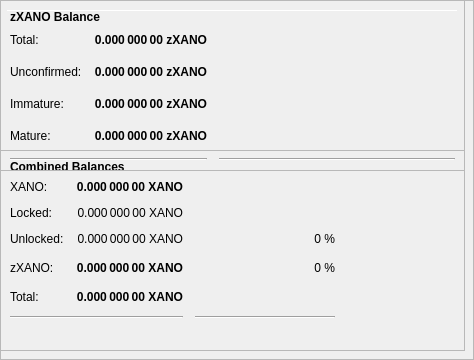
        <widget class="QFrame" name="frameObfuscation">
         <property name="minimumSize">
          <size>
           <width>0</width>
           <height>350</height>
          </size>
         </property>
         <property name="layoutDirection">
          <enum>Qt::LeftToRight</enum>
         </property>
         <property name="frameShape">
          <enum>QFrame::StyledPanel</enum>
         </property>
         <property name="frameShadow">
          <enum>QFrame::Raised</enum>
         </property>
         <widget class="QPushButton" name="runAutoDenom">
          <property name="geometry">
           <rect>
            <x>251</x>
            <y>17</y>
            <width>1</width>
            <height>1</height>
           </rect>
          </property>
          <property name="palette">
           <palette>
            <active>
             <colorrole role="WindowText">
              <brush brushstyle="SolidPattern">
               <color alpha="255">
                <red>0</red>
                <green>0</green>
                <blue>0</blue>
               </color>
              </brush>
             </colorrole>
             <colorrole role="Button">
              <brush brushstyle="SolidPattern">
               <color alpha="255">
                <red>239</red>
                <green>238</green>
                <blue>238</blue>
               </color>
              </brush>
             </colorrole>
             <colorrole role="Light">
              <brush brushstyle="SolidPattern">
               <color alpha="255">
                <red>255</red>
                <green>255</green>
                <blue>255</blue>
               </color>
              </brush>
             </colorrole>
             <colorrole role="Midlight">
              <brush brushstyle="SolidPattern">
               <color alpha="255">
                <red>247</red>
                <green>246</green>
                <blue>246</blue>
               </color>
              </brush>
             </colorrole>
             <colorrole role="Dark">
              <brush brushstyle="SolidPattern">
               <color alpha="255">
                <red>119</red>
                <green>119</green>
                <blue>119</blue>
               </color>
              </brush>
             </colorrole>
             <colorrole role="Mid">
              <brush brushstyle="SolidPattern">
               <color alpha="255">
                <red>159</red>
                <green>159</green>
                <blue>159</blue>
               </color>
              </brush>
             </colorrole>
             <colorrole role="Text">
              <brush brushstyle="SolidPattern">
               <color alpha="255">
                <red>0</red>
                <green>0</green>
                <blue>0</blue>
               </color>
              </brush>
             </colorrole>
             <colorrole role="BrightText">
              <brush brushstyle="SolidPattern">
               <color alpha="255">
                <red>255</red>
                <green>255</green>
                <blue>255</blue>
               </color>
              </brush>
             </colorrole>
             <colorrole role="ButtonText">
              <brush brushstyle="SolidPattern">
               <color alpha="255">
                <red>0</red>
                <green>0</green>
                <blue>0</blue>
               </color>
              </brush>
             </colorrole>
             <colorrole role="Base">
              <brush brushstyle="SolidPattern">
               <color alpha="255">
                <red>255</red>
                <green>255</green>
                <blue>255</blue>
               </color>
              </brush>
             </colorrole>
             <colorrole role="Window">
              <brush brushstyle="SolidPattern">
               <color alpha="255">
                <red>239</red>
                <green>238</green>
                <blue>238</blue>
               </color>
              </brush>
             </colorrole>
             <colorrole role="Shadow">
              <brush brushstyle="SolidPattern">
               <color alpha="255">
                <red>0</red>
                <green>0</green>
                <blue>0</blue>
               </color>
              </brush>
             </colorrole>
             <colorrole role="AlternateBase">
              <brush brushstyle="SolidPattern">
               <color alpha="255">
                <red>247</red>
                <green>246</green>
                <blue>246</blue>
               </color>
              </brush>
             </colorrole>
             <colorrole role="ToolTipBase">
              <brush brushstyle="SolidPattern">
               <color alpha="255">
                <red>255</red>
                <green>255</green>
                <blue>220</blue>
               </color>
              </brush>
             </colorrole>
             <colorrole role="ToolTipText">
              <brush brushstyle="SolidPattern">
               <color alpha="255">
                <red>0</red>
                <green>0</green>
                <blue>0</blue>
               </color>
              </brush>
             </colorrole>
            </active>
            <inactive>
             <colorrole role="WindowText">
              <brush brushstyle="SolidPattern">
               <color alpha="255">
                <red>0</red>
                <green>0</green>
                <blue>0</blue>
               </color>
              </brush>
             </colorrole>
             <colorrole role="Button">
              <brush brushstyle="SolidPattern">
               <color alpha="255">
                <red>239</red>
                <green>238</green>
                <blue>238</blue>
               </color>
              </brush>
             </colorrole>
             <colorrole role="Light">
              <brush brushstyle="SolidPattern">
               <color alpha="255">
                <red>255</red>
                <green>255</green>
                <blue>255</blue>
               </color>
              </brush>
             </colorrole>
             <colorrole role="Midlight">
              <brush brushstyle="SolidPattern">
               <color alpha="255">
                <red>247</red>
                <green>246</green>
                <blue>246</blue>
               </color>
              </brush>
             </colorrole>
             <colorrole role="Dark">
              <brush brushstyle="SolidPattern">
               <color alpha="255">
                <red>119</red>
                <green>119</green>
                <blue>119</blue>
               </color>
              </brush>
             </colorrole>
             <colorrole role="Mid">
              <brush brushstyle="SolidPattern">
               <color alpha="255">
                <red>159</red>
                <green>159</green>
                <blue>159</blue>
               </color>
              </brush>
             </colorrole>
             <colorrole role="Text">
              <brush brushstyle="SolidPattern">
               <color alpha="255">
                <red>0</red>
                <green>0</green>
                <blue>0</blue>
               </color>
              </brush>
             </colorrole>
             <colorrole role="BrightText">
              <brush brushstyle="SolidPattern">
               <color alpha="255">
                <red>255</red>
                <green>255</green>
                <blue>255</blue>
               </color>
              </brush>
             </colorrole>
             <colorrole role="ButtonText">
              <brush brushstyle="SolidPattern">
               <color alpha="255">
                <red>0</red>
                <green>0</green>
                <blue>0</blue>
               </color>
              </brush>
             </colorrole>
             <colorrole role="Base">
              <brush brushstyle="SolidPattern">
               <color alpha="255">
                <red>255</red>
                <green>255</green>
                <blue>255</blue>
               </color>
              </brush>
             </colorrole>
             <colorrole role="Window">
              <brush brushstyle="SolidPattern">
               <color alpha="255">
                <red>239</red>
                <green>238</green>
                <blue>238</blue>
               </color>
              </brush>
             </colorrole>
             <colorrole role="Shadow">
              <brush brushstyle="SolidPattern">
               <color alpha="255">
                <red>0</red>
                <green>0</green>
                <blue>0</blue>
               </color>
              </brush>
             </colorrole>
             <colorrole role="AlternateBase">
              <brush brushstyle="SolidPattern">
               <color alpha="255">
                <red>247</red>
                <green>246</green>
                <blue>246</blue>
               </color>
              </brush>
             </colorrole>
             <colorrole role="ToolTipBase">
              <brush brushstyle="SolidPattern">
               <color alpha="255">
                <red>255</red>
                <green>255</green>
                <blue>220</blue>
               </color>
              </brush>
             </colorrole>
             <colorrole role="ToolTipText">
              <brush brushstyle="SolidPattern">
               <color alpha="255">
                <red>0</red>
                <green>0</green>
                <blue>0</blue>
               </color>
              </brush>
             </colorrole>
            </inactive>
            <disabled>
             <colorrole role="WindowText">
              <brush brushstyle="SolidPattern">
               <color alpha="255">
                <red>119</red>
                <green>119</green>
                <blue>119</blue>
               </color>
              </brush>
             </colorrole>
             <colorrole role="Button">
              <brush brushstyle="SolidPattern">
               <color alpha="255">
                <red>239</red>
                <green>238</green>
                <blue>238</blue>
               </color>
              </brush>
             </colorrole>
             <colorrole role="Light">
              <brush brushstyle="SolidPattern">
               <color alpha="255">
                <red>255</red>
                <green>255</green>
                <blue>255</blue>
               </color>
              </brush>
             </colorrole>
             <colorrole role="Midlight">
              <brush brushstyle="SolidPattern">
               <color alpha="255">
                <red>247</red>
                <green>246</green>
                <blue>246</blue>
               </color>
              </brush>
             </colorrole>
             <colorrole role="Dark">
              <brush brushstyle="SolidPattern">
               <color alpha="255">
                <red>119</red>
                <green>119</green>
                <blue>119</blue>
               </color>
              </brush>
             </colorrole>
             <colorrole role="Mid">
              <brush brushstyle="SolidPattern">
               <color alpha="255">
                <red>159</red>
                <green>159</green>
                <blue>159</blue>
               </color>
              </brush>
             </colorrole>
             <colorrole role="Text">
              <brush brushstyle="SolidPattern">
               <color alpha="255">
                <red>119</red>
                <green>119</green>
                <blue>119</blue>
               </color>
              </brush>
             </colorrole>
             <colorrole role="BrightText">
              <brush brushstyle="SolidPattern">
               <color alpha="255">
                <red>255</red>
                <green>255</green>
                <blue>255</blue>
               </color>
              </brush>
             </colorrole>
             <colorrole role="ButtonText">
              <brush brushstyle="SolidPattern">
               <color alpha="255">
                <red>119</red>
                <green>119</green>
                <blue>119</blue>
               </color>
              </brush>
             </colorrole>
             <colorrole role="Base">
              <brush brushstyle="SolidPattern">
               <color alpha="255">
                <red>239</red>
                <green>238</green>
                <blue>238</blue>
               </color>
              </brush>
             </colorrole>
             <colorrole role="Window">
              <brush brushstyle="SolidPattern">
               <color alpha="255">
                <red>239</red>
                <green>238</green>
                <blue>238</blue>
               </color>
              </brush>
             </colorrole>
             <colorrole role="Shadow">
              <brush brushstyle="SolidPattern">
               <color alpha="255">
                <red>0</red>
                <green>0</green>
                <blue>0</blue>
               </color>
              </brush>
             </colorrole>
             <colorrole role="AlternateBase">
              <brush brushstyle="SolidPattern">
               <color alpha="255">
                <red>239</red>
                <green>238</green>
                <blue>238</blue>
               </color>
              </brush>
             </colorrole>
             <colorrole role="ToolTipBase">
              <brush brushstyle="SolidPattern">
               <color alpha="255">
                <red>255</red>
                <green>255</green>
                <blue>220</blue>
               </color>
              </brush>
             </colorrole>
             <colorrole role="ToolTipText">
              <brush brushstyle="SolidPattern">
               <color alpha="255">
                <red>0</red>
                <green>0</green>
                <blue>0</blue>
               </color>
              </brush>
             </colorrole>
            </disabled>
           </palette>
          </property>
          <property name="focusPolicy">
           <enum>Qt::NoFocus</enum>
          </property>
          <property name="autoFillBackground">
           <bool>true</bool>
          </property>
          <property name="text">
           <string/>
          </property>
          <property name="flat">
           <bool>true</bool>
          </property>
         </widget>
         <widget class="Line" name="line">
          <property name="geometry">
           <rect>
            <x>7</x>
            <y>10</y>
            <width>451</width>
            <height>1</height>
           </rect>
          </property>
          <property name="orientation">
           <enum>Qt::Horizontal</enum>
          </property>
         </widget>
         <widget class="QFrame" name="frame_3">
          <property name="geometry">
           <rect>
            <x>0</x>
            <y>150</y>
            <width>465</width>
            <height>201</height>
           </rect>
          </property>
          <property name="frameShape">
           <enum>QFrame::StyledPanel</enum>
          </property>
          <property name="frameShadow">
           <enum>QFrame::Raised</enum>
          </property>
          <layout class="QVBoxLayout" name="verticalLayout_5">
           <item>
            <layout class="QHBoxLayout" name="horizontalLayout_5" stretch="0">
             <item>
              <widget class="QLabel" name="label_5z">
               <property name="maximumSize">
                <size>
                 <width>16777215</width>
                 <height>20</height>
                </size>
               </property>
               <property name="font">
                <font>
                 <weight>75</weight>
                 <bold>true</bold>
                </font>
               </property>
               <property name="toolTip">
                <string>Combined Balances (including unconfirmed and immature coins)</string>
               </property>
               <property name="text">
                <string>&lt;html&gt;&lt;head/&gt;&lt;body&gt;&lt;p&gt;Combined Balances&lt;/p&gt;&lt;/body&gt;&lt;/html&gt;</string>
               </property>
              </widget>
             </item>
            </layout>
           </item>
           <item>
            <layout class="QGridLayout" name="gridLayout_3">
             <property name="spacing">
              <number>12</number>
             </property>
             <item row="7" column="0" colspan="2">
              <widget class="Line" name="lineSpendableBalance_3">
               <property name="orientation">
                <enum>Qt::Horizontal</enum>
               </property>
              </widget>
             </item>
             <item row="7" column="2">
              <widget class="Line" name="lineWatchBalance_3">
               <property name="sizePolicy">
                <sizepolicy hsizetype="Preferred" vsizetype="Fixed">
                 <horstretch>0</horstretch>
                 <verstretch>0</verstretch>
                </sizepolicy>
               </property>
               <property name="minimumSize">
                <size>
                 <width>140</width>
                 <height>0</height>
                </size>
               </property>
               <property name="orientation">
                <enum>Qt::Horizontal</enum>
               </property>
              </widget>
             </item>
             <item row="4" column="1">
              <widget class="QLabel" name="labelzBalancez">
               <property name="font">
                <font>
                 <weight>75</weight>
                 <bold>true</bold>
                </font>
               </property>
               <property name="cursor">
                <cursorShape>IBeamCursor</cursorShape>
               </property>
               <property name="toolTip">
                <string>Total of transactions that have yet to be confirmed, and do not yet count toward the spendable balance</string>
               </property>
               <property name="text">
                <string notr="true">0.000 000 00 XANO</string>
               </property>
               <property name="alignment">
                <set>Qt::AlignRight|Qt::AlignTrailing|Qt::AlignVCenter</set>
               </property>
               <property name="textInteractionFlags">
                <set>Qt::LinksAccessibleByMouse|Qt::TextSelectableByKeyboard|Qt::TextSelectableByMouse</set>
               </property>
              </widget>
             </item>
             <item row="6" column="1">
              <widget class="QLabel" name="labelTotalz">
               <property name="font">
                <font>
                 <weight>75</weight>
                 <bold>true</bold>
                </font>
               </property>
               <property name="cursor">
                <cursorShape>IBeamCursor</cursorShape>
               </property>
               <property name="toolTip">
                <string>Total Balance, including unconfirmed and immature coins.</string>
               </property>
               <property name="text">
                <string notr="true">0.000 000 00 XANO</string>
               </property>
               <property name="alignment">
                <set>Qt::AlignRight|Qt::AlignTrailing|Qt::AlignVCenter</set>
               </property>
               <property name="textInteractionFlags">
                <set>Qt::LinksAccessibleByMouse|Qt::TextSelectableByKeyboard|Qt::TextSelectableByMouse</set>
               </property>
              </widget>
             </item>
             <item row="4" column="3">
              <spacer name="horizontalSpacer_6">
               <property name="orientation">
                <enum>Qt::Horizontal</enum>
               </property>
               <property name="sizeHint" stdset="0">
                <size>
                 <width>40</width>
                 <height>20</height>
                </size>
               </property>
              </spacer>
             </item>
             <item row="6" column="0">
              <widget class="QLabel" name="labelTotalTextz">
               <property name="text">
                <string>Total:</string>
               </property>
              </widget>
             </item>
             <item row="1" column="0">
              <widget class="QLabel" name="labelBalanceTextz">
               <property name="text">
                <string>XANO:</string>
               </property>
              </widget>
             </item>
             <item row="1" column="1">
              <widget class="QLabel" name="labelBalancez">
               <property name="font">
                <font>
                 <weight>75</weight>
                 <bold>true</bold>
                </font>
               </property>
               <property name="cursor">
                <cursorShape>IBeamCursor</cursorShape>
               </property>
               <property name="toolTip">
                <string>Your current spendable balance</string>
               </property>
               <property name="text">
                <string notr="true">0.000 000 00 XANO</string>
               </property>
               <property name="alignment">
                <set>Qt::AlignRight|Qt::AlignTrailing|Qt::AlignVCenter</set>
               </property>
               <property name="textInteractionFlags">
                <set>Qt::LinksAccessibleByMouse|Qt::TextSelectableByKeyboard|Qt::TextSelectableByMouse</set>
               </property>
              </widget>
             </item>
             <item row="4" column="0">
              <widget class="QLabel" name="labelzBalanceTextz">
               <property name="toolTip">
                <string/>
               </property>
               <property name="text">
                <string>zXANO:</string>
               </property>
              </widget>
             </item>
             <item row="4" column="2">
              <widget class="QLabel" name="labelzXANOPercent">
               <property name="toolTip">
                <string>Current percentage of zXANO.
If AutoMint is enabled this percentage will settle around the configured AutoMint percentage (default = 10%)</string>
               </property>
               <property name="text">
                <string>0 %</string>
               </property>
               <property name="alignment">
                <set>Qt::AlignRight|Qt::AlignTrailing|Qt::AlignVCenter</set>
               </property>
              </widget>
             </item>
             <item row="6" column="2">
              <widget class="QLabel" name="label100Percent">
               <property name="text">
                <string/>
               </property>
               <property name="alignment">
                <set>Qt::AlignRight|Qt::AlignTrailing|Qt::AlignVCenter</set>
               </property>
              </widget>
             </item>
             <item row="2" column="1">
              <widget class="QLabel" name="labelLockedBalance">
               <property name="toolTip">
                <string>Locked XANO or Masternode collaterals. These are excluded from zXANO minting.</string>
               </property>
               <property name="text">
                <string>0.000 000 00 XANO</string>
               </property>
               <property name="alignment">
                <set>Qt::AlignRight|Qt::AlignTrailing|Qt::AlignVCenter</set>
               </property>
              </widget>
             </item>
             <item row="2" column="0">
              <widget class="QLabel" name="labelLockedBalanceText">
               <property name="toolTip">
                <string>Locked XANO or Masternode collaterals. These are excluded from zXANO minting.</string>
               </property>
               <property name="text">
                <string>Locked:</string>
               </property>
              </widget>
             </item>
             <item row="3" column="0">
              <widget class="QLabel" name="labelUnLockedBalanceText">
               <property name="toolTip">
                <string>Unlocked XANOs. These can be used for zXANO minting.</string>
               </property>
               <property name="text">
                <string>Unlocked:</string>
               </property>
              </widget>
             </item>
             <item row="3" column="1">
              <widget class="QLabel" name="labelUnLockedBalance">
               <property name="toolTip">
                <string>Unlocked XANOs. These can be used for zXANO minting.</string>
               </property>
               <property name="text">
                <string>0.000 000 00 XANO</string>
               </property>
               <property name="alignment">
                <set>Qt::AlignRight|Qt::AlignTrailing|Qt::AlignVCenter</set>
               </property>
              </widget>
             </item>
             <item row="3" column="2">
              <widget class="QLabel" name="labelXANOPercent">
               <property name="text">
                <string>0 %</string>
               </property>
               <property name="alignment">
                <set>Qt::AlignRight|Qt::AlignTrailing|Qt::AlignVCenter</set>
               </property>
              </widget>
             </item>
            </layout>
           </item>
           <item>
            <spacer name="verticalSpacer">
             <property name="orientation">
              <enum>Qt::Vertical</enum>
             </property>
             <property name="sizeHint" stdset="0">
              <size>
               <width>20</width>
               <height>40</height>
              </size>
             </property>
            </spacer>
           </item>
          </layout>
         </widget>
         <widget class="QFrame" name="frame_4">
          <property name="geometry">
           <rect>
            <x>0</x>
            <y>0</y>
            <width>465</width>
            <height>171</height>
           </rect>
          </property>
          <property name="frameShape">
           <enum>QFrame::StyledPanel</enum>
          </property>
          <property name="frameShadow">
           <enum>QFrame::Raised</enum>
          </property>
          <layout class="QVBoxLayout" name="verticalLayout_7">
           <item>
            <layout class="QHBoxLayout" name="horizontalLayout_8" stretch="0">
             <item>
              <widget class="QLabel" name="label_5z_3">
               <property name="maximumSize">
                <size>
                 <width>16777215</width>
                 <height>20</height>
                </size>
               </property>
               <property name="font">
                <font>
                 <weight>75</weight>
                 <bold>true</bold>
                </font>
               </property>
               <property name="text">
                <string>zXANO Balance</string>
               </property>
              </widget>
             </item>
            </layout>
           </item>
           <item>
            <layout class="QGridLayout" name="gridLayout_5">
             <property name="spacing">
              <number>12</number>
             </property>
             <item row="4" column="0">
              <widget class="QLabel" name="labelzBalanceMatureText">
               <property name="toolTip">
                <string>Mature: more than 20 confirmation and more than 1 mints of the same denomination after it was minted.
These zXANO are spendable.</string>
               </property>
               <property name="text">
                <string>Mature:</string>
               </property>
              </widget>
             </item>
             <item row="5" column="0" colspan="2">
              <widget class="Line" name="lineSpendableBalance_5">
               <property name="orientation">
                <enum>Qt::Horizontal</enum>
               </property>
              </widget>
             </item>
             <item row="1" column="1">
              <widget class="QLabel" name="labelzBalance">
               <property name="font">
                <font>
                 <weight>75</weight>
                 <bold>true</bold>
                </font>
               </property>
               <property name="cursor">
                <cursorShape>IBeamCursor</cursorShape>
               </property>
               <property name="toolTip">
                <string>All available zXANO, unconfirmed and immature zXANO included.</string>
               </property>
               <property name="text">
                <string notr="true">0.000 000 00 zXANO</string>
               </property>
               <property name="alignment">
                <set>Qt::AlignRight|Qt::AlignTrailing|Qt::AlignVCenter</set>
               </property>
               <property name="textInteractionFlags">
                <set>Qt::LinksAccessibleByMouse|Qt::TextSelectableByKeyboard|Qt::TextSelectableByMouse</set>
               </property>
              </widget>
             </item>
             <item row="5" column="2">
              <widget class="Line" name="lineWatchBalance_5">
               <property name="sizePolicy">
                <sizepolicy hsizetype="Preferred" vsizetype="Fixed">
                 <horstretch>0</horstretch>
                 <verstretch>0</verstretch>
                </sizepolicy>
               </property>
               <property name="minimumSize">
                <size>
                 <width>140</width>
                 <height>0</height>
                </size>
               </property>
               <property name="orientation">
                <enum>Qt::Horizontal</enum>
               </property>
              </widget>
             </item>
             <item row="1" column="0">
              <widget class="QLabel" name="labelzBalanceText">
               <property name="toolTip">
                <string>All available zXANO, unconfirmed and immature zXANO included.</string>
               </property>
               <property name="text">
                <string>Total:</string>
               </property>
              </widget>
             </item>
             <item row="1" column="2">
              <spacer name="horizontalSpacer_8">
               <property name="orientation">
                <enum>Qt::Horizontal</enum>
               </property>
               <property name="sizeHint" stdset="0">
                <size>
                 <width>40</width>
                 <height>20</height>
                </size>
               </property>
              </spacer>
             </item>
             <item row="4" column="2">
              <spacer name="horizontalSpacer_4">
               <property name="orientation">
                <enum>Qt::Horizontal</enum>
               </property>
               <property name="sizeHint" stdset="0">
                <size>
                 <width>40</width>
                 <height>20</height>
                </size>
               </property>
              </spacer>
             </item>
             <item row="4" column="1">
              <widget class="QLabel" name="labelzBalanceMature">
               <property name="font">
                <font>
                 <weight>75</weight>
                 <bold>true</bold>
                </font>
               </property>
               <property name="toolTip">
                <string>Mature: more than 20 confirmation and more than 1 mints of the same denomination after it was minted.
These zXANO are spendable.</string>
               </property>
               <property name="text">
                <string>0.000 000 00 zXANO</string>
               </property>
               <property name="alignment">
                <set>Qt::AlignRight|Qt::AlignTrailing|Qt::AlignVCenter</set>
               </property>
              </widget>
             </item>
             <item row="2" column="0">
              <widget class="QLabel" name="labelzBalanceUnconfirmedText">
               <property name="toolTip">
                <string>Unconfirmed: less than 20 confirmations
Immature: confirmed, but less than 1 mints of the same denomination after it was minted</string>
               </property>
               <property name="text">
                <string>Unconfirmed:</string>
               </property>
              </widget>
             </item>
             <item row="2" column="1">
              <widget class="QLabel" name="labelzBalanceUnconfirmed">
               <property name="font">
                <font>
                 <weight>75</weight>
                 <bold>true</bold>
                </font>
               </property>
               <property name="toolTip">
                <string>Unconfirmed: less than 20 confirmations
Immature: confirmed, but less than 1 mints of the same denomination after it was minted</string>
               </property>
               <property name="text">
                <string>0.000 000 00 zXANO</string>
               </property>
               <property name="alignment">
                <set>Qt::AlignRight|Qt::AlignTrailing|Qt::AlignVCenter</set>
               </property>
              </widget>
             </item>
             <item row="2" column="2">
              <spacer name="horizontalSpacer_5">
               <property name="orientation">
                <enum>Qt::Horizontal</enum>
               </property>
               <property name="sizeHint" stdset="0">
                <size>
                 <width>40</width>
                 <height>20</height>
                </size>
               </property>
              </spacer>
             </item>
             <item row="3" column="0">
              <widget class="QLabel" name="labelzBalanceImmatureText">
               <property name="toolTip">
                <string>Unconfirmed: less than 20 confirmations
Immature: confirmed, but less than 1 mints of the same denomination after it was minted</string>
               </property>
               <property name="text">
                <string>Immature:</string>
               </property>
              </widget>
             </item>
             <item row="3" column="1">
              <widget class="QLabel" name="labelzBalanceImmature">
               <property name="font">
                <font>
                 <weight>75</weight>
                 <bold>true</bold>
                </font>
               </property>
               <property name="toolTip">
                <string>Unconfirmed: less than 20 confirmations
Immature: confirmed, but less than 1 mints of the same denomination after it was minted</string>
               </property>
               <property name="text">
                <string>0.000 000 00 zXANO</string>
               </property>
               <property name="alignment">
                <set>Qt::AlignRight|Qt::AlignTrailing|Qt::AlignVCenter</set>
               </property>
              </widget>
             </item>
             <item row="3" column="2">
              <spacer name="horizontalSpacer_7">
               <property name="orientation">
                <enum>Qt::Horizontal</enum>
               </property>
               <property name="sizeHint" stdset="0">
                <size>
                 <width>40</width>
                 <height>20</height>
                </size>
               </property>
              </spacer>
             </item>
            </layout>
           </item>
          </layout>
         </widget>
        </widget>
